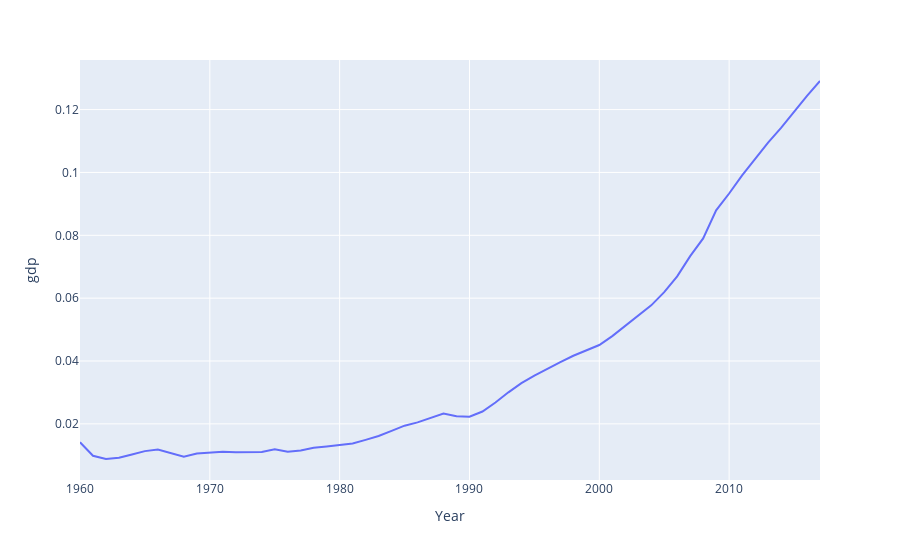

Notebook source saved alongside this figure:
### Code cell
px.line(df.query('Entity == "China"').set_index('Year') / total_gdp, y='gdp')

### Figure 1 — Plotly figure (JSON) as saved in the notebook; plotly's stock layout.template omitted (floating-point values rounded to 4 significant figures)
{"data": [{"hovertemplate": "Year=%{x}<br>gdp=%{y}<extra></extra>", "legendgroup": "", "line": {"color": "#636efa", "dash": "solid"}, "marker": {"symbol": "circle"}, "mode": "lines", "name": "", "orientation": "v", "showlegend": false, "type": "scatter", "x": [1960, 1961, 1962, 1963, 1964, 1965, 1966, 1967, 1968, 1969, 1970, 1971, 1972, 1973, 1974, 1975, 1976, 1977, 1978, 1979, 1980, 1981, 1982, 1983, 1984, 1985, 1986, 1987, 1988, 1989, 1990, 1991, 1992, 1993, 1994, 1995, 1996, 1997, 1998, 1999, 2000, 2001, 2002, 2003, 2004, 2005, 2006, 2007, 2008, 2009, 2010, 2011, 2012, 2013, 2014, 2015, 2016, 2017], "xaxis": "x", "y": [0.01417, 0.009863, 0.008822, 0.009249, 0.01025, 0.01133, 0.01183, 0.01068, 0.00958, 0.01055, 0.01086, 0.01114, 0.01094, 0.01106, 0.01109, 0.01193, 0.01114, 0.01153, 0.01239, 0.0128, 0.01333, 0.01375, 0.01492, 0.01614, 0.01777, 0.01943, 0.02048, 0.02191, 0.02328, 0.02244, 0.02225, 0.02392, 0.02679, 0.03003, 0.03296, 0.03538, 0.03761, 0.03962, 0.04167, 0.04342, 0.04509, 0.04793, 0.05119, 0.05474, 0.05771, 0.06193, 0.06693, 0.07336, 0.079, 0.08795, 0.0933, 0.09907, 0.1042, 0.1095, 0.1142, 0.1194, 0.1244, 0.1291], "yaxis": "y"}], "layout": {"legend": {"tracegroupgap": 0}, "margin": {"t": 60}, "xaxis": {"anchor": "y", "domain": [0, 1], "title": {"text": "Year"}}, "yaxis": {"anchor": "x", "domain": [0, 1], "title": {"text": "gdp"}}}}
